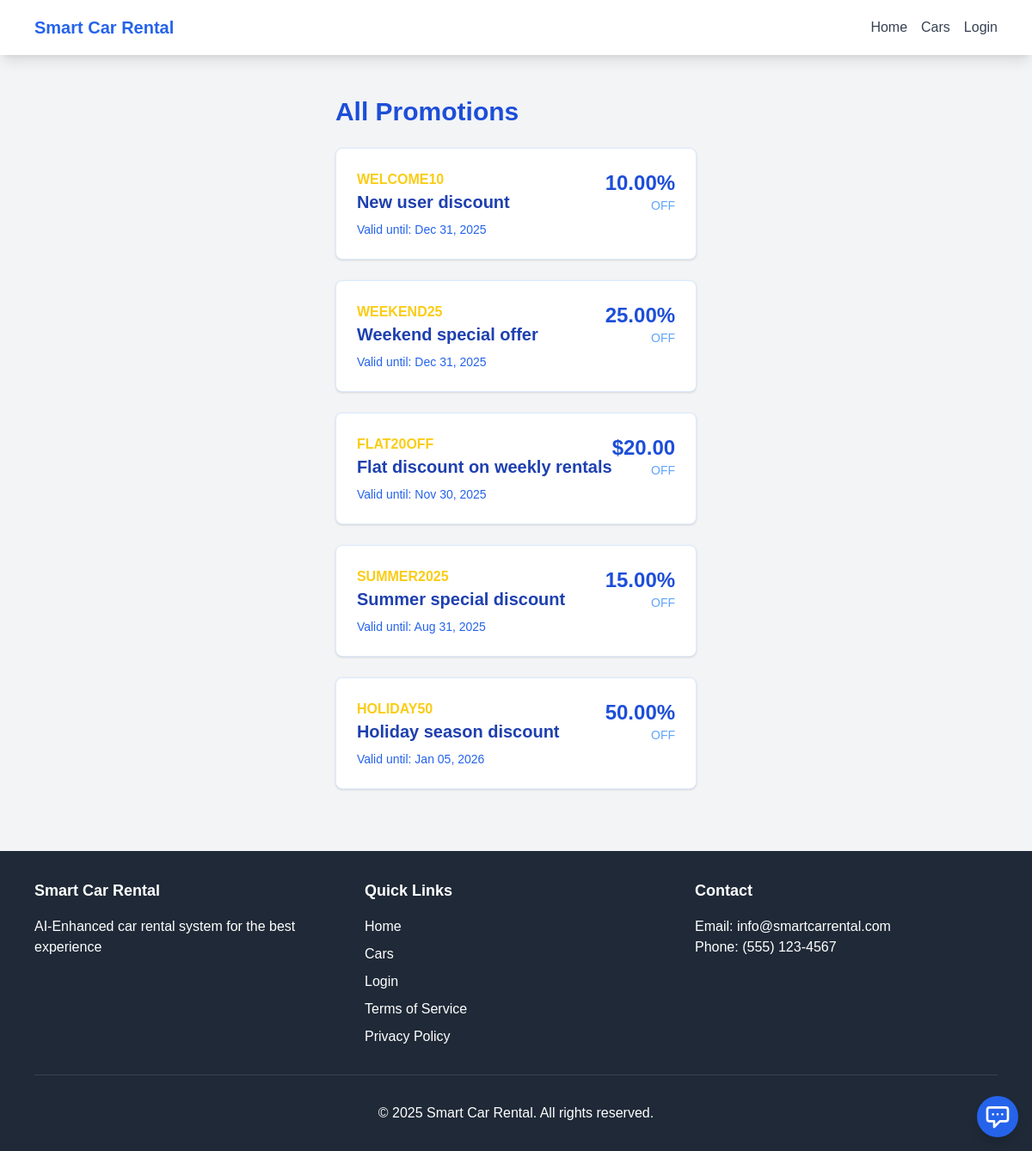
Page /index.php?page=promotions on the committed database.
### tables this page shows
CREATE TABLE IF NOT EXISTS `promotions` (
  `promotion_id` int(11) NOT NULL AUTO_INCREMENT,
  `code` varchar(20) NOT NULL,
  `description` text DEFAULT NULL,
  `discount_percentage` decimal(5,2) DEFAULT NULL,
  `discount_amount` decimal(10,2) DEFAULT NULL,
  `start_date` date NOT NULL,
  `end_date` date NOT NULL,
  `is_active` tinyint(1) DEFAULT 1,
  `created_at` timestamp NULL DEFAULT current_timestamp(),
  PRIMARY KEY (`promotion_id`),
  UNIQUE KEY `code` (`code`)
);

### index.php (called while the page is built, shortened)
<?php
$router = new Router();
$router->route();

### views/promotions.php (the view, shortened to what this page needs)
<?php require 'views/layouts/header.php'; ?>
<div class="max-w-4xl mx-auto px-4 py-12">
    <h1 class="text-3xl font-bold text-blue-700 mb-6">All Promotions</h1>
    <?php
    $db = new Database();
    $conn = $db->connect();
    $sql = "SELECT * FROM promotions WHERE is_active = 1 AND end_date >= CURDATE() ORDER BY start_date ASC";
    $result = $conn->query($sql);
    if ($result && $result->num_rows > 0) {
        while($promo = $result->fetch_assoc()) {
    ?>
    <div class="bg-white rounded-lg shadow p-6 mb-6 border border-blue-100">
        <div class="flex justify-between items-center">
            <div>
                <span class="text-yellow-400 font-bold"><?php echo $promo['code']; ?></span>
                <h2 class="text-xl font-semibold text-blue-800"><?php echo $promo['description']; ?></h2>
            </div>
            <div class="text-right">
                <?php if($promo['discount_percentage']): ?>
                <span class="text-2xl font-bold text-blue-700"><?php echo $promo['discount_percentage']; ?>%</span>
                <span class="text-blue-400 block text-sm">OFF</span>
                <?php elseif($promo['discount_amount']): ?>
                <span class="text-2xl font-bold text-blue-700">$<?php echo $promo['discount_amount']; ?></span>
                <span class="text-blue-400 block text-sm">OFF</span>
                <?php endif; ?>
            </div>
        </div>
        <div class="mt-2 text-sm text-blue-600">
            Valid until: <?php echo date('M d, Y', strtotime($promo['end_date'])); ?>
        </div>
    </div>
    <?php
        }
    } ?>
</div>
<?php require 'views/layouts/footer.php'; ?>

### assets/css/style.css (style rules this page uses)
:root { --primary-color: #3498db; --secondary-color: #2ecc71; --dark-color: #2c3e50; --light-color: #ecf0f1; }
body { font-family: 'Arial', sans-serif; line-height: 1.6; margin: 0; padding: 0; }

### rows in the picture
promotions: code "WELCOME10", description "New user discount", discount_percentage "10.00", end_date "Dec 31, 2025"
promotions: code "WEEKEND25", description "Weekend special offer", discount_percentage "25.00", end_date "Dec 31, 2025"
promotions: code "FLAT20OFF", description "Flat discount on weekly rentals", discount_amount "20.00", end_date "Nov 30, 2025"
promotions: code "SUMMER2025", description "Summer special discount", discount_percentage "15.00", end_date "Aug 31, 2025"
promotions: code "HOLIDAY50", description "Holiday season discount", discount_percentage "50.00", end_date "Jan 05, 2026"
